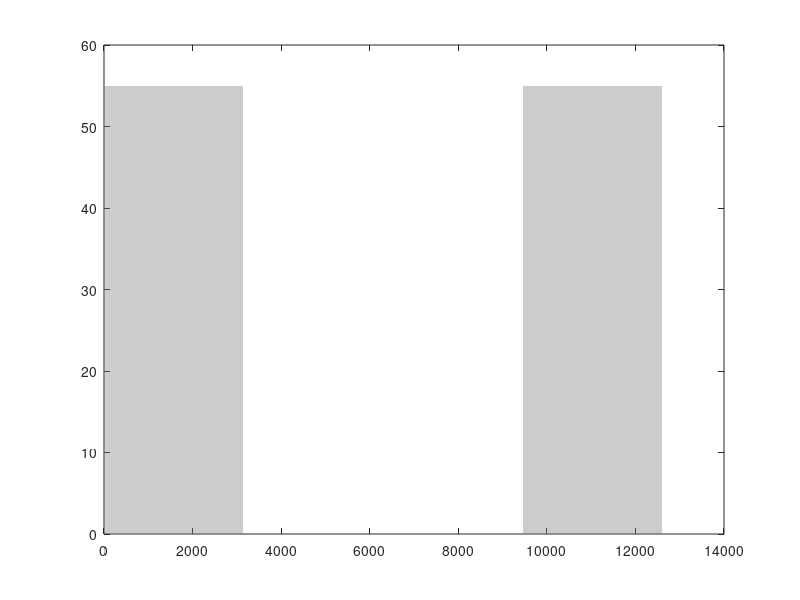

Here is the MATLAB script that generated this plot: (Note: this script raises an error after producing the figure.)
figure;
BT_x{1}=[0 3145 3145 0];
BT_y=[0 0 55 55];
BT_x{2}=[9455 12600 12600 9455];
fill(BT_x{1},BT_y,[0.5 0.5 0.5], 'FaceAlpha',0.4,'LineStyle','none');
hold on
fill(BT_x{2},BT_y,[0.5 0.5 0.5], 'FaceAlpha',0.4,'LineStyle','none');


x=1:12600;
 
y=[];
 for i=1:length(Result.centroid(1,:))
     if i==1 && isnan(Result.centroid(1,i))
          Result.centroid(1,i)= Result.centroid(1,i+1);
     elseif i==length(Result.centroid(1,:)) && isnan(Result.centroid(1,i))
           Result.centroid(1,i)= Result.centroid(1,i-1);
          elseif isnan(Result.centroid(1,i))
         Result.centroid(1,i) = (Result.centroid(1,i-1)+Result.centroid(1,i+1))/2;  
     end 
 end
 
for i=1:60
  y = [y,Result.centroid(1,300*(i-1)+51:300*(i-1)+250),nan,nan,nan,nan,nan,nan,nan,nan,nan,nan];
end
y = y/Result.ROIPosition(3)* 55;

plot(x,y,'k','LineWidth',1);
hold on

for i=1:60
       x=[(i-1)*210+1 210*(i-1)+200 210*(i-1)+200 (i-1)*210+1]; 
       if Result.CS_Position(i)==1
           y=[0 0 27.5 27.5];
           if Result.centroid(1,300*(i-1)+250)<=(Result.ROIPosition(3)/2)
               color = 'r';
           else
               color = [0,0.45,0.74];
           end
       else
           y=[27.5 27.5 55 55];
           if Result.centroid(1,300*(i-1)+250)>=(Result.ROIPosition(3)/2)
               color = 'r';
           else
               color = [0,0.45,0.74];
           end
       end
      
      fill(x,y,color, 'FaceAlpha',0.4,'LineStyle','none');
end

hold on
set(gca,'XTick',[1575,6300,11030]);
set(gca,'XTicklabel',{'Baseline','Training','Test'});
ylabel('Position(mm)');
hold on
axis([0 12600 0 55]) 


for i=1:length(Result.US.us_right)
   F= fix(Result.US.us_right(i)/300);
   M=mod(Result.US.us_right(i),300);
   x(i)=210*F+M-60;
    y= 53 *ones(1,length(x)); 
    scatter(x,y,3,'b','filled');
end

for i=1:length(Result.US.us_left)
   F= fix(Result.US.us_left(i)/300);
   M=mod(Result.US.us_left(i),300);
   x=210*F+M-60;
   y=2*ones(1,length(x));
   scatter(x,y,3,'b','filled');
end

